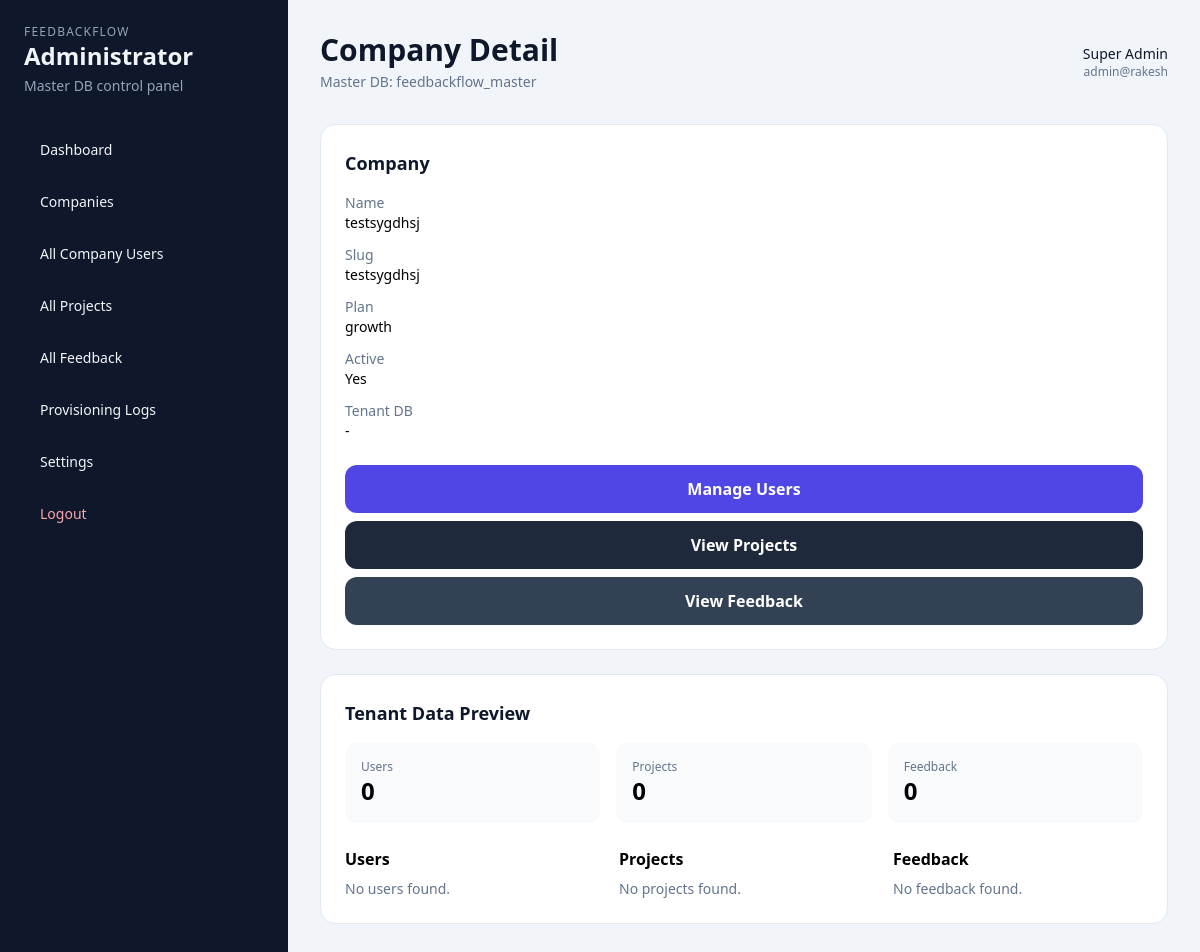
Page /administrator/company_view.php?id=2 (signed in) on the committed database.
### tables this page shows
CREATE TABLE IF NOT EXISTS `ff_super_admins` (
  `id` INT AUTO_INCREMENT PRIMARY KEY,
  `name` VARCHAR(100) NOT NULL,
  `email` VARCHAR(191) NOT NULL UNIQUE,
  `password` VARCHAR(255) NOT NULL,
  `is_active` TINYINT(1) NOT NULL DEFAULT 1,
  `created_at` DATETIME DEFAULT CURRENT_TIMESTAMP
);

CREATE TABLE `ff_companies` (
  `id` int(11) NOT NULL,
  `name` varchar(150) NOT NULL,
  `slug` varchar(150) NOT NULL,
  `email` varchar(191) DEFAULT NULL,
  `phone` varchar(50) DEFAULT NULL,
  `website` varchar(255) DEFAULT NULL,
  `logo` varchar(255) DEFAULT NULL,
  `address` text DEFAULT NULL,
  `city` varchar(100) DEFAULT NULL,
  `country` varchar(100) DEFAULT NULL,
  `timezone` varchar(100) NOT NULL DEFAULT 'UTC',
  `language` varchar(10) NOT NULL DEFAULT 'en',
  `plan` enum('free','starter','growth','pro','enterprise') NOT NULL DEFAULT 'free',
  `onboarding_complete` tinyint(1) NOT NULL DEFAULT 0,
  `trial_ends_at` datetime DEFAULT NULL,
  `signup_source` varchar(80) DEFAULT NULL,
  `signup_ip` varchar(45) DEFAULT NULL,
  `plan_expires_at` datetime DEFAULT NULL,
  `billing_cycle` enum('monthly','yearly') NOT NULL DEFAULT 'monthly',
  `is_active` tinyint(1) NOT NULL DEFAULT 1,
  `vat_number` varchar(50) DEFAULT NULL,
  `vat_rate` decimal(5,2) NOT NULL DEFAULT 0.00,
  `billing_email` varchar(191) DEFAULT NULL,
  `billing_name` varchar(191) DEFAULT NULL,
  `billing_address` text DEFAULT NULL,
  `billing_city` varchar(100) DEFAULT NULL,
  `billing_zip` varchar(20) DEFAULT NULL,
  `billing_country` varchar(100) DEFAULT NULL,
  `notes` text DEFAULT NULL,
  `created_at` datetime NOT NULL DEFAULT current_timestamp()
);

### includes/db-manager.php (called while the page is built, shortened)
<?php
class DBManager {
    private static array $pool = [];
    public static function master(): PDO {
        if (empty(self::$pool['master'])) {
            self::$pool['master'] = self::buildPdo(
                MASTER_DB_HOST,
                MASTER_DB_PORT,
                MASTER_DB_NAME,
                MASTER_DB_USER,
                MASTER_DB_PASS
            );
        }
        return self::$pool['master'];
    }
    private static function buildPdo(
        string $host,
        int $port,
        string $dbname,
        string $user,
        string $pass
    ): PDO {
        $dsn = "mysql:host=$host;port=$port;dbname=$dbname;charset=utf8mb4";
        return new PDO($dsn, $user, $pass, [
            PDO::ATTR_ERRMODE            => PDO::ERRMODE_EXCEPTION,
            PDO::ATTR_DEFAULT_FETCH_MODE => PDO::FETCH_ASSOC,
            PDO::ATTR_EMULATE_PREPARES   => false,
            PDO::ATTR_PERSISTENT         => false,
        ]);
    }
}

### administrator/_bootstrap.php (called while the page is built, shortened)
<?php
require_once dirname(__DIR__) . '/includes/db-manager.php';
function admin_h($value): string {
    return htmlspecialchars((string)$value, ENT_QUOTES, 'UTF-8');
}
function admin_pdo(): PDO {
    return DBManager::master();
}
function admin_user(): ?array {
    $stmt = admin_pdo()->prepare("SELECT * FROM ff_super_admins WHERE id = ? AND is_active = 1 LIMIT 1");
    $stmt->execute([$_SESSION['super_admin_id']]);
    return $stmt->fetch(PDO::FETCH_ASSOC) ?: null;
}
function admin_require_login(): array {
    $user = admin_user();
    return $user;
}
function admin_safe_row(PDO $pdo, string $sql, array $params = []): ?array {
    try {
        $stmt = $pdo->prepare($sql);
        $stmt->execute($params);
        return $stmt->fetch(PDO::FETCH_ASSOC) ?: null;
    } catch (Throwable $e) {
        return null;
    }
}
function admin_company_by_id(int $companyId): ?array {
    return admin_safe_row(admin_pdo(), "SELECT * FROM ff_companies WHERE id = ? LIMIT 1", [$companyId]);
}
function admin_company_db(int $companyId): ?array {
    return admin_safe_row(admin_pdo(), "SELECT * FROM ff_company_databases WHERE company_id = ? LIMIT 1", [$companyId]);
}

### administrator/company_view.php (the view, shortened to what this page needs)
<?php
require_once __DIR__ . '/_bootstrap.php';
$adminUser = admin_require_login();
$companyId = (int)($_GET['id'] ?? 0);
$company = admin_company_by_id($companyId);
$dbInfo = admin_company_db($companyId);
$tenantUsers = []; $tenantProjects = []; $tenantFeedback = []; $tenantError = null;
?>
<?php if (!$company): ?>
<div class="bg-white rounded-2xl border border-slate-200 p-6">Company not found.</div>
<?php else: ?>
<div class="grid grid-cols-1 xl:grid-cols-3 gap-6">
<div class="xl:col-span-1 bg-white rounded-2xl border border-slate-200 p-6">
<h2 class="text-lg font-semibold text-slate-900 mb-4">Company</h2>
<dl class="space-y-3 text-sm">
<div><dt class="text-slate-500">Name</dt><dd class="font-medium"><?= admin_h($company['name'] ?? '') ?></dd></div>
<div><dt class="text-slate-500">Slug</dt><dd class="font-medium"><?= admin_h($company['slug'] ?? '') ?></dd></div>
<div><dt class="text-slate-500">Plan</dt><dd class="font-medium"><?= admin_h($company['plan'] ?? '') ?></dd></div>
<div><dt class="text-slate-500">Active</dt><dd class="font-medium"><?= !empty($company['is_active']) ? 'Yes' : 'No' ?></dd></div>
<div><dt class="text-slate-500">Tenant DB</dt><dd class="font-medium"><?= admin_h($dbInfo['db_name'] ?? '-') ?></dd></div>
</dl>
<div class="mt-6 space-y-2">
<a class="block rounded-xl bg-indigo-600 text-white text-center py-3 font-semibold" href="company_users.php?id=<?= (int)$companyId ?>">Manage Users</a>
<a class="block rounded-xl bg-slate-800 text-white text-center py-3 font-semibold" href="company_projects.php?id=<?= (int)$companyId ?>">View Projects</a>
<a class="block rounded-xl bg-slate-700 text-white text-center py-3 font-semibold" href="company_feedback.php?id=<?= (int)$companyId ?>">View Feedback</a>
</div>
</div>
<div class="xl:col-span-2 bg-white rounded-2xl border border-slate-200 p-6">
<h2 class="text-lg font-semibold text-slate-900 mb-4">Tenant Data Preview</h2>
<?php if ($tenantError): ?>
<div class="rounded-xl border border-amber-200 bg-amber-50 text-amber-700 px-4 py-3 text-sm"><?= admin_h($tenantError) ?></div>
<?php else: ?>
<div class="grid grid-cols-1 md:grid-cols-3 gap-4 mb-6">
<div class="rounded-xl bg-slate-50 p-4"><div class="text-xs text-slate-500">Users</div><div class="text-2xl font-bold"><?= count($tenantUsers) ?></div></div>
<div class="rounded-xl bg-slate-50 p-4"><div class="text-xs text-slate-500">Projects</div><div class="text-2xl font-bold"><?= count($tenantProjects) ?></div></div>
<div class="rounded-xl bg-slate-50 p-4"><div class="text-xs text-slate-500">Feedback</div><div class="text-2xl font-bold"><?= count($tenantFeedback) ?></div></div>
</div>
<div class="grid grid-cols-1 md:grid-cols-3 gap-6">
<div><h3 class="font-semibold mb-2">Users</h3><div class="space-y-2 text-sm">
<?php if (!$tenantUsers): ?><div class="text-slate-500 text-sm">No users found.</div><?php endif; ?>
</div></div>
<div><h3 class="font-semibold mb-2">Projects</h3><div class="space-y-2 text-sm">
<?php if (!$tenantProjects): ?><div class="text-slate-500 text-sm">No projects found.</div><?php endif; ?>
</div></div>
<div><h3 class="font-semibold mb-2">Feedback</h3><div class="space-y-2 text-sm">
<?php if (!$tenantFeedback): ?><div class="text-slate-500 text-sm">No feedback found.</div><?php endif; ?>
</div></div>
</div>
<?php endif; ?>
</div></div>
<?php endif; ?>
<?php
$content = ob_get_clean();
$pageTitle = 'Company Detail';
include __DIR__ . '/_layout.php';

### administrator/_layout.php (shortened to what this page needs)
<!DOCTYPE html>
<html lang="en">
<head>
  <script src="https://cdn.tailwindcss.com"></script>
</head>
<body class="bg-slate-100 min-h-screen">
  <div class="min-h-screen flex">
    <aside class="w-72 bg-slate-900 text-slate-100 p-6">
      <div class="mb-8">
        <div class="text-xs uppercase tracking-widest text-slate-400">FeedbackFlow</div>
        <div class="text-2xl font-bold">Administrator</div>
        <div class="text-sm text-slate-400 mt-1">Master DB control panel</div>
      </div>
      <nav class="space-y-2 text-sm">
        <a class="block px-4 py-3 rounded-xl hover:bg-slate-800" href="dashboard.php">Dashboard</a>
        <a class="block px-4 py-3 rounded-xl hover:bg-slate-800" href="companies.php">Companies</a>
        <a class="block px-4 py-3 rounded-xl hover:bg-slate-800" href="users.php">All Company Users</a>
        <a class="block px-4 py-3 rounded-xl hover:bg-slate-800" href="projects.php">All Projects</a>
        <a class="block px-4 py-3 rounded-xl hover:bg-slate-800" href="feedback.php">All Feedback</a>
        <a class="block px-4 py-3 rounded-xl hover:bg-slate-800" href="provisioning_logs.php">Provisioning Logs</a>
        <a class="block px-4 py-3 rounded-xl hover:bg-slate-800" href="settings.php">Settings</a>
        <a class="block px-4 py-3 rounded-xl text-rose-300 hover:bg-slate-800" href="logout.php">Logout</a>
      </nav>
    </aside>
    <main class="flex-1 p-8">
      <header class="flex items-center justify-between mb-8">
        <div>
          <h1 class="text-3xl font-bold text-slate-900"><?= admin_h($pageTitle ?? 'Administrator') ?></h1>
          <p class="text-sm text-slate-500 mt-1">Master DB: <?= defined('MASTER_DB_NAME') ? admin_h(MASTER_DB_NAME) : 'not set' ?></p>
        </div>
        <div class="text-right">
          <div class="text-sm font-medium text-slate-900"><?= admin_h($adminUser['name'] ?? '') ?></div>
          <div class="text-xs text-slate-500"><?= admin_h($adminUser['email'] ?? '') ?></div>
        </div>
      </header>
      <?= $content ?>
    </main>
  </div>
</body>
</html>

### rows in the picture
ff_super_admins: name "Super Admin", email "admin@rakesh"
ff_companies: name "testsygdhsj", slug "testsygdhsj", plan "growth"

### other values in the picture
admin_h($pageTitle ?? 'Administrator') "Company Detail"
admin_h(MASTER_DB_NAME) "feedbackflow_master"
admin_h($dbInfo['db_name'] ?? '-') "-"
count($tenantUsers) "0"
count($tenantProjects) "0"
count($tenantFeedback) "0"
